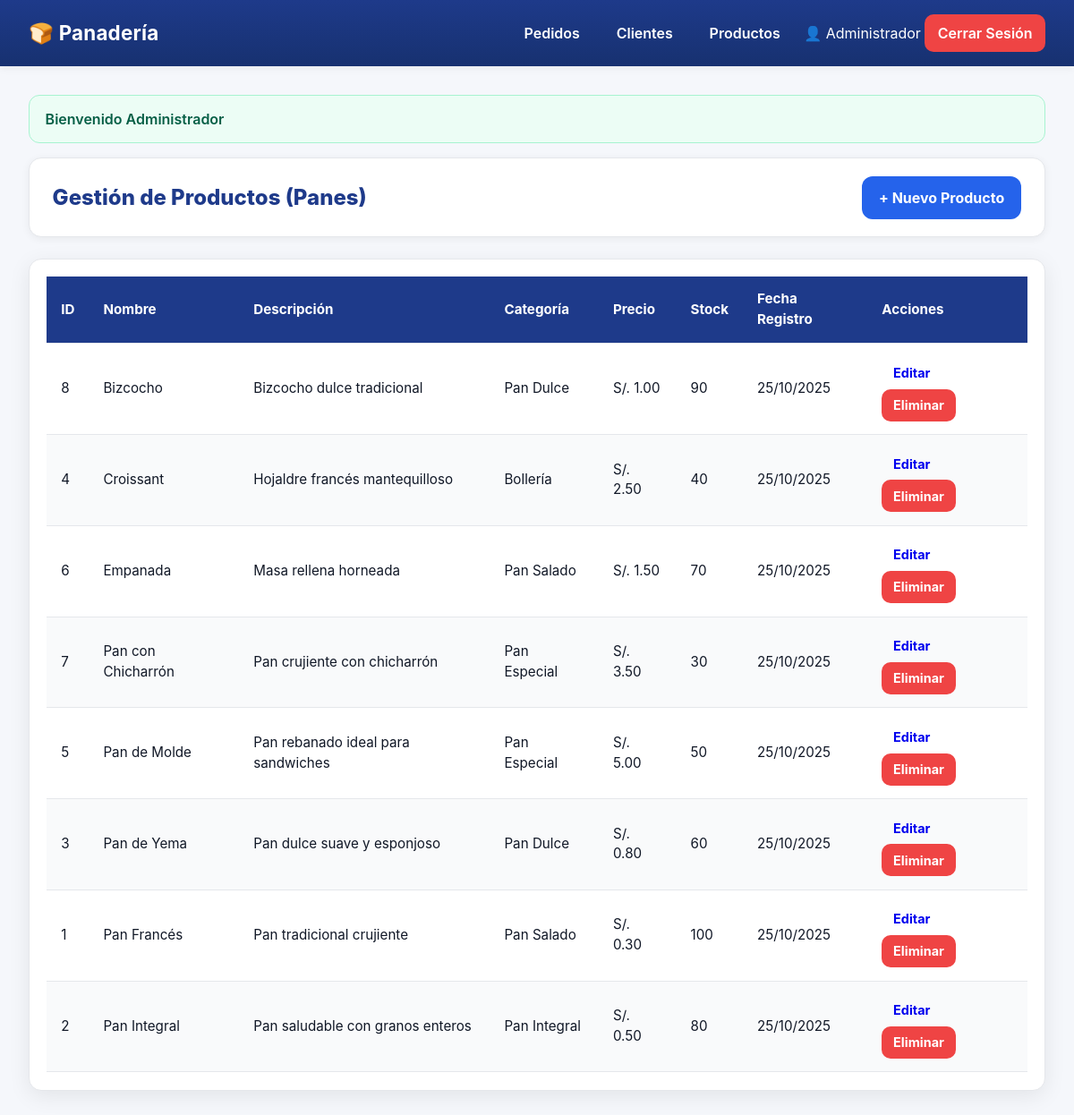
Screenshot of /index.php?controller=producto&action=index (signed in) with the database file from the repository.
### tables this page shows
CREATE TABLE productos (
    id INT AUTO_INCREMENT PRIMARY KEY,
    nombre VARCHAR(100) NOT NULL,
    descripcion TEXT NOT NULL,
    precio DECIMAL(10,2) NOT NULL,
    stock INT NOT NULL DEFAULT 0,
    categoria VARCHAR(50) NOT NULL,
    fecha_registro TIMESTAMP DEFAULT CURRENT_TIMESTAMP
);

### controllers/ProductoController.php (called while the page is built, shortened)
<?php
require_once 'models/Producto.php';
require_once 'includes/functions.php';
class ProductoController {
    public function index() {
        $producto = new Producto();
        $stmt = $producto->leer();
        $productos = $stmt->fetchAll(PDO::FETCH_ASSOC);
        require_once 'views/productos/index.php';
    }
}
?>

### includes/functions.php (called while the page is built, shortened)
<?php
function isLoggedIn() {
    return isset($_SESSION['usuario_id']);
}
function getMessage() {
    if (isset($_SESSION['message'])) {
        $message = $_SESSION['message'];
        $type = $_SESSION['message_type'];
        return ['message' => $message, 'type' => $type];
    }
    return null;
}
?>

### models/Producto.php (called while the page is built, shortened)
<?php
require_once 'config/database.php';
class Producto {
    private $conn;
    private $table = "productos";
    public function __construct() {
        $database = new Database();
        $this->conn = $database->getConnection();
    }
    public function leer() {
        $query = "SELECT * FROM " . $this->table . " ORDER BY nombre ASC";
        $stmt = $this->conn->prepare($query);
        $stmt->execute();
        return $stmt;
    }
}
?>

### config/database.php (called while the page is built, shortened)
<?php
class Database {
    private $host = "localhost";
    private $db_name = "panaderia_db";
    private $username = "root";
    private $password = "";
    public function getConnection() {
        $this->conn = null;
        try {
            $this->conn = new PDO(
                "mysql:host=" . $this->host . ";dbname=" . $this->db_name,
                $this->username,
                $this->password
            );
            $this->conn->exec("set names utf8");
            $this->conn->setAttribute(PDO::ATTR_ERRMODE, PDO::ERRMODE_EXCEPTION);
        } catch(PDOException $exception) {
            echo "Error de conexión: " . $exception->getMessage();
        }
        return $this->conn;
    }
}
?>

### views/productos/index.php (the view)
<?php include 'views/layout/header.php'; ?>
<div class="content-header">
    <h2>Gestión de Productos (Panes)</h2>
    <a href="index.php?controller=producto&action=crear" class="btn btn-primary">+ Nuevo Producto</a>
</div>
<div class="table-container">
    <table class="table">
        <thead>
            <tr>
                <th>ID</th>
                <th>Nombre</th>
                <th>Descripción</th>
                <th>Categoría</th>
                <th>Precio</th>
                <th>Stock</th>
                <th>Fecha Registro</th>
                <th>Acciones</th>
            </tr>
        </thead>
        <tbody>
            <?php foreach($productos as $producto): ?>
            <tr>
                <td><?php echo $producto['id']; ?></td>
                <td><?php echo $producto['nombre']; ?></td>
                <td><?php echo $producto['descripcion']; ?></td>
                <td><?php echo $producto['categoria']; ?></td>
                <td>S/. <?php echo number_format($producto['precio'], 2); ?></td>
                <td><?php echo $producto['stock']; ?></td>
                <td><?php echo date('d/m/Y', strtotime($producto['fecha_registro'])); ?></td>
                <td>
                    <a href="index.php?controller=producto&action=editar&id=<?php echo $producto['id']; ?>" class="btn btn-small btn-warning">Editar</a>
                    <a href="index.php?controller=producto&action=eliminar&id=<?php echo $producto['id']; ?>" class="btn btn-small btn-danger" onclick="return confirm('¿Estás seguro?')">Eliminar</a>
                </td>
            </tr>
            <?php endforeach; ?>
        </tbody>
    </table>
</div>
<?php include 'views/layout/footer.php'; ?>

### index.php (shortened to what this page needs)
<?php
require_once 'includes/functions.php';
$controller = isset($_GET['controller']) ? $_GET['controller'] : 'usuario';
$action = isset($_GET['action']) ? $_GET['action'] : 'login';
$controllerName = ucfirst($controller) . 'Controller';
$controllerFile = 'controllers/' . $controllerName . '.php';
if (file_exists($controllerFile)) {
    $controllerObj = new $controllerName();
    if (method_exists($controllerObj, $action)) {
        $controllerObj->$action();
    } else {
        die("La acción no existe");
    }
} else {
    die("El controlador no existe");
}
?>

### views/layout/header.php (shortened to what this page needs)
<?php
$message = getMessage();
?>
<!DOCTYPE html>
<html lang="es">
<head>
    <link rel="stylesheet" href="assets/css/style.css">
</head>
<body>
    <?php if(isLoggedIn()): ?>
    <nav class="navbar">
        <div class="nav-container">
            <h1>🍞 Panadería</h1>
            <ul class="nav-menu">
                <li><a href="index.php?controller=pedido&action=index">Pedidos</a></li>
                <li><a href="index.php?controller=cliente&action=index">Clientes</a></li>
                <li><a href="index.php?controller=producto&action=index">Productos</a></li>
                <li class="user-menu">
                    <span>👤 <?php echo $_SESSION['usuario_nombre']; ?></span>
                    <a href="index.php?controller=usuario&action=logout" class="btn-logout">Cerrar Sesión</a>
                </li>
            </ul>
        </div>
    </nav>
    <?php endif; ?>
    <div class="container">
        <?php if($message): ?>
            <div class="alert alert-<?php echo $message['type']; ?>">
                <?php echo $message['message']; ?>
            </div>
        <?php endif; ?>

### views/layout/footer.php (shortened to what this page needs)
</div>
</body>
</html>

### assets/css/style.css (style rules this page uses)
* { margin: 0; padding: 0; box-sizing: border-box; }
:root { --bg:#f5f7fb; --surface:#ffffff; --surface-2:#f9fafb; --border:#e5e7eb; --text:#111827; --muted:#6b7280; --primary:#1e3a8a; --primary-600:#2563eb; --primary-700:#1d4ed8; --primary-50:#eff6ff; --success:#22c55e; --success-700:#16a34a; --danger:#ef4444; --danger-700:#dc2626; --info:#0ea5e9; --radius:14px; --radius-sm:10px; --shadow-sm:0 2px 10px rgba(0,0,0,.06); --shadow-md:0 6px 24px rgba(0,0,0,.08); --shadow-lg:0 10px 40px rgba(0,0,0,.12); --trans: all .25s ease; --grad-start:#1e3a8a; --grad-mid:#2563eb; --grad-end:#0ea5e9; }
html, body { min-height: 100%; }
body { font-family: 'Inter', 'Segoe UI', Tahoma, Geneva, Verdana, sans-serif; background: var(--bg); color: var(--text); line-height: 1.5; }
.navbar { background: linear-gradient(180deg, var(--primary) 0%, #173170 100%); color:#fff; box-shadow: var(--shadow-sm); position: sticky; top: 0; z-index: 50; }
.nav-container { max-width: 1300px; margin: 0 auto; display:flex; justify-content: space-between; align-items: center; padding: 1rem 2rem; }
.navbar h1 { font-size: 1.4rem; font-weight: 700; letter-spacing: .2px; }
.nav-menu { list-style:none; display:flex; gap: .75rem; }
.nav-menu a { color:#fff; text-decoration:none; font-weight:600; padding: .55rem .9rem; border-radius: 10px; transition: var(--trans); display:inline-flex; align-items:center; gap:.45rem; }
.btn-logout { background: var(--danger); color:#fff; border:none; padding:.55rem 1rem; border-radius: 10px; transition: var(--trans); font-weight: 600; cursor: pointer; }
.container { max-width: 1300px; margin: 2rem auto; padding: 0 2rem; }
.alert { padding: .9rem 1.1rem; border-radius: 12px; margin-bottom: 1rem; animation: slideIn .25s ease; font-weight: 600; border:1px solid transparent; }
.alert-success { background:#ecfdf5; color:#065f46; border-color:#a7f3d0; }
.btn { padding: .75rem 1.2rem; border:none; border-radius: 12px; cursor:pointer; font-size: 1rem; font-weight: 700; transition: var(--trans); text-align:center; display:inline-flex; align-items:center; justify-content:center; gap:.5rem; text-decoration: none; }
.btn, a.btn, .btn:hover, .btn:focus, a.btn:hover, a.btn:focus { text-decoration: none !important; }
a.btn { text-decoration: none !important; }
.btn-primary { background: var(--primary-600); color:#fff; }
.btn-danger { background: var(--danger); color:#fff; }
.btn-small { padding:.45rem .8rem; font-size:.9rem; border-radius:10px; }
.content-header { background: var(--surface); padding: 1.2rem 1.6rem; border-radius: var(--radius); margin-bottom: 1.5rem; display:flex; justify-content:space-between; align-items:center; box-shadow: var(--shadow-sm); border:1px solid var(--border); }
.content-header h2 { color: var(--primary); font-weight:800; }
.table-container { background: var(--surface); padding: 1.2rem; border-radius: var(--radius); box-shadow: var(--shadow-md); overflow-x:auto; border:1px solid var(--border); }
.table { width:100%; border-collapse: collapse; }
.table thead { background: var(--primary); color:#fff; }
.table th, .table td { padding: .9rem 1rem; text-align:left; border-bottom:1px solid var(--border); font-size:.95rem; }
.table tbody tr:nth-child(even) { background: var(--surface-2); }

### rows the page displays
productos: id "8", nombre "Bizcocho", descripcion "Bizcocho dulce tradicional", categoria "Pan Dulce", precio "1.00", stock "90", fecha_registro "25/10/2025"
productos: id "4", nombre "Croissant", descripcion "Hojaldre francés mantequilloso", categoria "Bollería", precio "2.50", stock "40", fecha_registro "25/10/2025"
productos: id "6", nombre "Empanada", descripcion "Masa rellena horneada", categoria "Pan Salado", precio "1.50", stock "70", fecha_registro "25/10/2025"
productos: id "7", nombre "Pan con Chicharrón", descripcion "Pan crujiente con chicharrón", categoria "Pan Especial", precio "3.50", stock "30", fecha_registro "25/10/2025"
productos: id "5", nombre "Pan de Molde", descripcion "Pan rebanado ideal para sandwiches", categoria "Pan Especial", precio "5.00", stock "50", fecha_registro "25/10/2025"
productos: id "3", nombre "Pan de Yema", descripcion "Pan dulce suave y esponjoso", categoria "Pan Dulce", precio "0.80", stock "60", fecha_registro "25/10/2025"
productos: id "1", nombre "Pan Francés", descripcion "Pan tradicional crujiente", categoria "Pan Salado", precio "0.30", stock "100", fecha_registro "25/10/2025"
productos: id "2", nombre "Pan Integral", descripcion "Pan saludable con granos enteros", categoria "Pan Integral", precio "0.50", stock "80", fecha_registro "25/10/2025"

### other values shown
$_SESSION['usuario_nombre'] "Administrador"
$message['message'] "Bienvenido Administrador"
